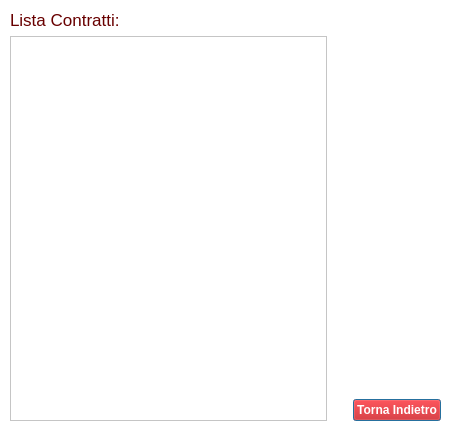
<?xml version="1.0" encoding="UTF-8"?>
<ui version="4.0">
 <class>Dialog</class>
 <widget class="QDialog" name="Dialog">
  <property name="geometry">
   <rect>
    <x>0</x>
    <y>0</y>
    <width>450</width>
    <height>430</height>
   </rect>
  </property>
  <property name="maximumSize">
   <size>
    <width>450</width>
    <height>430</height>
   </size>
  </property>
  <property name="windowTitle">
   <string>Contratto</string>
  </property>
  <property name="windowIcon">
   <iconset>
    <normaloff>../../../../Elegant logo.png</normaloff>../../../../Elegant logo.png</iconset>
  </property>
  <property name="styleSheet">
   <string notr="true">background-color: rgb(255,255,255);</string>
  </property>
  <widget class="QWidget" name="layoutWidget">
   <property name="geometry">
    <rect>
     <x>10</x>
     <y>10</y>
     <width>431</width>
     <height>411</height>
    </rect>
   </property>
   <layout class="QGridLayout" name="gridLayout">
    <item row="0" column="0">
     <widget class="QLabel" name="ricevute_label">
      <property name="font">
       <font>
        <pointsize>13</pointsize>
       </font>
      </property>
      <property name="styleSheet">
       <string notr="true">font-size:14; color:rgb(104,0,0);</string>
      </property>
      <property name="text">
       <string>Lista Contratti:</string>
      </property>
     </widget>
    </item>
    <item row="1" column="0">
     <layout class="QHBoxLayout" name="horizontalLayout_2">
      <item>
       <widget class="QListWidget" name="listWidget">
        <property name="styleSheet">
         <string notr="true">background-color: rgb(255,255,255);
color: rgb(104,0,0)</string>
        </property>
       </widget>
      </item>
      <item>
       <spacer name="verticalSpacer_2">
        <property name="orientation">
         <enum>Qt::Vertical</enum>
        </property>
        <property name="sizeHint" stdset="0">
         <size>
          <width>20</width>
          <height>40</height>
         </size>
        </property>
       </spacer>
      </item>
     </layout>
    </item>
    <item row="1" column="1">
     <layout class="QVBoxLayout" name="verticalLayout_4">
      <item>
       <spacer name="verticalSpacer">
        <property name="orientation">
         <enum>Qt::Vertical</enum>
        </property>
        <property name="sizeHint" stdset="0">
         <size>
          <width>20</width>
          <height>40</height>
         </size>
        </property>
       </spacer>
      </item>
      <item>
       <widget class="QPushButton" name="back_button">
        <property name="font">
         <font>
          <weight>75</weight>
          <bold>true</bold>
         </font>
        </property>
        <property name="styleSheet">
         <string notr="true">font-size:20; color:white;background-color:rgb(204,0,0)
</string>
        </property>
        <property name="text">
         <string>Torna Indietro</string>
        </property>
       </widget>
      </item>
     </layout>
    </item>
   </layout>
  </widget>
 </widget>
 <resources/>
 <connections/>
</ui>
